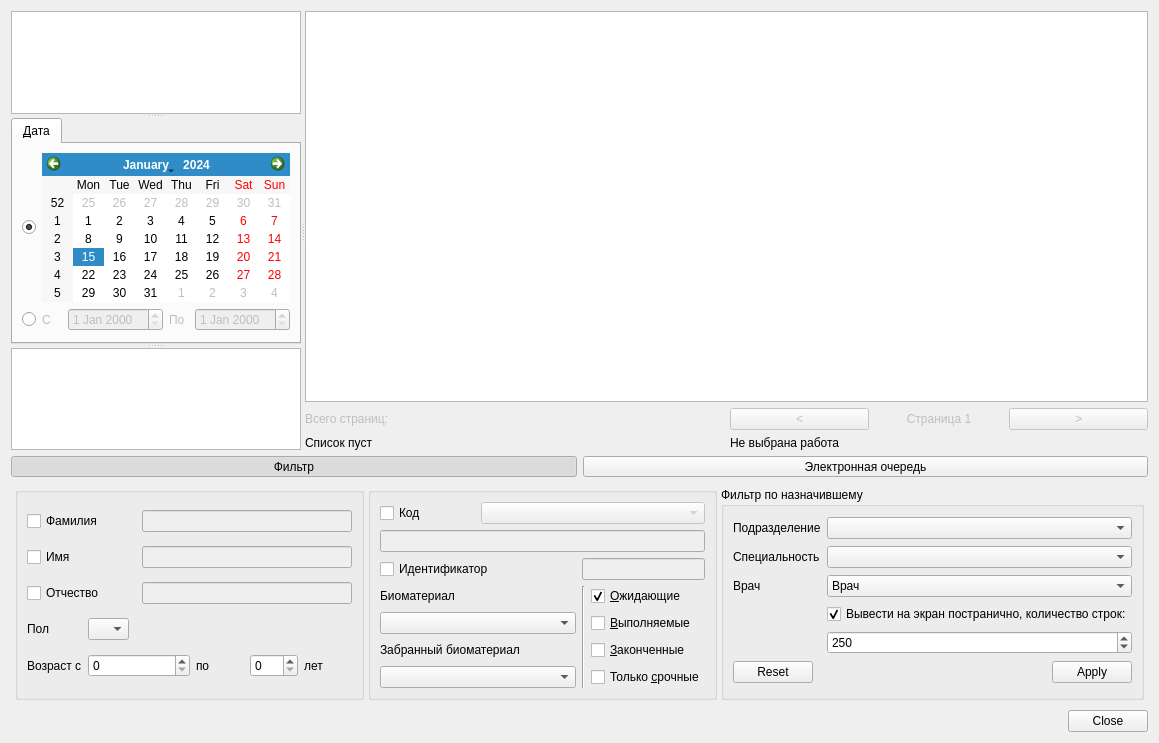
<?xml version="1.0" encoding="UTF-8"?>
<ui version="4.0">
 <class>JobsOperatingDialog</class>
 <widget class="QDialog" name="JobsOperatingDialog">
  <property name="windowModality">
   <enum>Qt::NonModal</enum>
  </property>
  <property name="geometry">
   <rect>
    <x>0</x>
    <y>0</y>
    <width>1159</width>
    <height>743</height>
   </rect>
  </property>
  <property name="sizePolicy">
   <sizepolicy hsizetype="Preferred" vsizetype="Maximum">
    <horstretch>0</horstretch>
    <verstretch>0</verstretch>
   </sizepolicy>
  </property>
  <property name="maximumSize">
   <size>
    <width>16777215</width>
    <height>16777215</height>
   </size>
  </property>
  <property name="windowTitle">
   <string>Выполнение работ</string>
  </property>
  <layout class="QVBoxLayout" name="verticalLayout_3">
   <item>
    <widget class="QSplitter" name="splitter_2">
     <property name="orientation">
      <enum>Qt::Horizontal</enum>
     </property>
     <widget class="QWidget" name="pnlFilter" native="true">
      <property name="enabled">
       <bool>true</bool>
      </property>
      <property name="sizePolicy">
       <sizepolicy hsizetype="Preferred" vsizetype="Preferred">
        <horstretch>1</horstretch>
        <verstretch>0</verstretch>
       </sizepolicy>
      </property>
      <layout class="QVBoxLayout" name="verticalLayout">
       <property name="spacing">
        <number>0</number>
       </property>
       <property name="sizeConstraint">
        <enum>QLayout::SetMaximumSize</enum>
       </property>
       <property name="margin">
        <number>0</number>
       </property>
       <item>
        <layout class="QVBoxLayout" name="verticalLayout_2">
         <item>
          <widget class="QWidget" name="pnlSmartFilter" native="true">
           <layout class="QVBoxLayout" name="verticalLayout_4">
            <property name="spacing">
             <number>4</number>
            </property>
            <property name="margin">
             <number>0</number>
            </property>
            <item>
             <widget class="QSplitter" name="splitter">
              <property name="orientation">
               <enum>Qt::Vertical</enum>
              </property>
              <widget class="QTreeView" name="treeOrgStructure">
               <property name="sizePolicy">
                <sizepolicy hsizetype="Expanding" vsizetype="Expanding">
                 <horstretch>0</horstretch>
                 <verstretch>10</verstretch>
                </sizepolicy>
               </property>
              </widget>
              <widget class="QTabWidget" name="tabDateClientFilter">
               <property name="currentIndex">
                <number>0</number>
               </property>
               <widget class="QWidget" name="tabDateFilter">
                <attribute name="title">
                 <string>&amp;Дата</string>
                </attribute>
                <layout class="QGridLayout" name="gridLayout_2">
                 <item row="1" column="1">
                  <widget class="CCalendarWidget" name="calendar">
                   <property name="sizePolicy">
                    <sizepolicy hsizetype="Preferred" vsizetype="Fixed">
                     <horstretch>0</horstretch>
                     <verstretch>0</verstretch>
                    </sizepolicy>
                   </property>
                   <property name="firstDayOfWeek">
                    <enum>Qt::Monday</enum>
                   </property>
                   <property name="gridVisible">
                    <bool>false</bool>
                   </property>
                  </widget>
                 </item>
                 <item row="2" column="1">
                  <widget class="QWidget" name="pnlDateRange" native="true">
                   <property name="enabled">
                    <bool>false</bool>
                   </property>
                   <layout class="QHBoxLayout" name="horizontalLayout">
                    <property name="margin">
                     <number>0</number>
                    </property>
                    <item>
                     <widget class="QLabel" name="lblDateRangeFrom">
                      <property name="enabled">
                       <bool>false</bool>
                      </property>
                      <property name="text">
                       <string>С</string>
                      </property>
                     </widget>
                    </item>
                    <item>
                     <widget class="CDateEdit" name="edtDateRangeFrom">
                      <property name="enabled">
                       <bool>false</bool>
                      </property>
                     </widget>
                    </item>
                    <item>
                     <widget class="QLabel" name="lblDateRangeTo">
                      <property name="enabled">
                       <bool>false</bool>
                      </property>
                      <property name="text">
                       <string>По</string>
                      </property>
                     </widget>
                    </item>
                    <item>
                     <widget class="CDateEdit" name="edtDateRangeTo">
                      <property name="enabled">
                       <bool>false</bool>
                      </property>
                     </widget>
                    </item>
                   </layout>
                  </widget>
                 </item>
                 <item row="1" column="0">
                  <widget class="QRadioButton" name="btnCalendarDate">
                   <property name="text">
                    <string/>
                   </property>
                   <property name="checkable">
                    <bool>true</bool>
                   </property>
                   <property name="checked">
                    <bool>true</bool>
                   </property>
                  </widget>
                 </item>
                 <item row="2" column="0">
                  <widget class="QRadioButton" name="btnDateRange">
                   <property name="text">
                    <string/>
                   </property>
                  </widget>
                 </item>
                </layout>
               </widget>
              </widget>
              <widget class="CTableView" name="tblJobTypes">
               <property name="sizePolicy">
                <sizepolicy hsizetype="Expanding" vsizetype="Expanding">
                 <horstretch>0</horstretch>
                 <verstretch>10</verstretch>
                </sizepolicy>
               </property>
              </widget>
             </widget>
            </item>
           </layout>
          </widget>
         </item>
        </layout>
       </item>
      </layout>
     </widget>
     <widget class="QWidget" name="pnlJobTickets" native="true">
      <property name="sizePolicy">
       <sizepolicy hsizetype="Preferred" vsizetype="Preferred">
        <horstretch>10</horstretch>
        <verstretch>0</verstretch>
       </sizepolicy>
      </property>
      <layout class="QGridLayout" name="gridLayout_4">
       <property name="margin">
        <number>0</number>
       </property>
       <item row="4" column="2">
        <widget class="QLabel" name="lblSuperviseInfo">
         <property name="text">
          <string>Не выбрана работа</string>
         </property>
        </widget>
       </item>
       <item row="0" column="1" colspan="2">
        <widget class="CJobTicketsView" name="tblJobTickets">
         <property name="sizePolicy">
          <sizepolicy hsizetype="Expanding" vsizetype="Expanding">
           <horstretch>0</horstretch>
           <verstretch>0</verstretch>
          </sizepolicy>
         </property>
        </widget>
       </item>
       <item row="4" column="1">
        <widget class="QLabel" name="lblTicketsCount">
         <property name="text">
          <string>Список пуст</string>
         </property>
        </widget>
       </item>
       <item row="3" column="2">
        <layout class="QGridLayout" name="gridLayout_3" columnstretch="0,0,0,0">
         <property name="horizontalSpacing">
          <number>1</number>
         </property>
         <property name="rightMargin">
          <number>0</number>
         </property>
         <item row="0" column="2">
          <widget class="QLabel" name="lblCurrentTablePage">
           <property name="enabled">
            <bool>false</bool>
           </property>
           <property name="minimumSize">
            <size>
             <width>100</width>
             <height>0</height>
            </size>
           </property>
           <property name="text">
            <string>Страница 1</string>
           </property>
           <property name="alignment">
            <set>Qt::AlignCenter</set>
           </property>
          </widget>
         </item>
         <item row="0" column="3">
          <widget class="QPushButton" name="btnNextTablePage">
           <property name="enabled">
            <bool>false</bool>
           </property>
           <property name="text">
            <string>&gt;</string>
           </property>
          </widget>
         </item>
         <item row="0" column="1">
          <widget class="QPushButton" name="btnPrevTablePage">
           <property name="enabled">
            <bool>false</bool>
           </property>
           <property name="text">
            <string>&lt;</string>
           </property>
          </widget>
         </item>
        </layout>
       </item>
       <item row="3" column="1">
        <widget class="QLabel" name="lblMaxTablePagesCount">
         <property name="enabled">
          <bool>false</bool>
         </property>
         <property name="text">
          <string>Всего страниц: </string>
         </property>
        </widget>
       </item>
      </layout>
     </widget>
    </widget>
   </item>
   <item>
    <layout class="QHBoxLayout" name="horizontalLayout_2">
     <item>
      <widget class="QToolButton" name="btnEnableStaticFilter">
       <property name="sizePolicy">
        <sizepolicy hsizetype="Preferred" vsizetype="Fixed">
         <horstretch>0</horstretch>
         <verstretch>0</verstretch>
        </sizepolicy>
       </property>
       <property name="text">
        <string>Фильтр</string>
       </property>
       <property name="checkable">
        <bool>true</bool>
       </property>
       <property name="checked">
        <bool>true</bool>
       </property>
       <property name="autoExclusive">
        <bool>false</bool>
       </property>
      </widget>
     </item>
     <item>
      <widget class="QToolButton" name="btnEnableEQueue">
       <property name="sizePolicy">
        <sizepolicy hsizetype="Preferred" vsizetype="Fixed">
         <horstretch>0</horstretch>
         <verstretch>0</verstretch>
        </sizepolicy>
       </property>
       <property name="text">
        <string>Электронная очередь</string>
       </property>
       <property name="checkable">
        <bool>true</bool>
       </property>
       <property name="autoExclusive">
        <bool>false</bool>
       </property>
      </widget>
     </item>
    </layout>
   </item>
   <item>
    <widget class="QStackedWidget" name="grpStaticFilter">
     <property name="sizePolicy">
      <sizepolicy hsizetype="Preferred" vsizetype="Fixed">
       <horstretch>0</horstretch>
       <verstretch>0</verstretch>
      </sizepolicy>
     </property>
     <property name="minimumSize">
      <size>
       <width>0</width>
       <height>0</height>
      </size>
     </property>
     <property name="currentIndex">
      <number>0</number>
     </property>
     <widget class="QWidget" name="grpStaticFilterPage1">
      <layout class="QGridLayout" name="gridLayout">
       <property name="sizeConstraint">
        <enum>QLayout::SetDefaultConstraint</enum>
       </property>
       <property name="margin">
        <number>4</number>
       </property>
       <property name="spacing">
        <number>4</number>
       </property>
       <item row="10" column="2">
        <widget class="QGroupBox" name="grpPersonFilter">
         <property name="sizePolicy">
          <sizepolicy hsizetype="Preferred" vsizetype="Preferred">
           <horstretch>0</horstretch>
           <verstretch>0</verstretch>
          </sizepolicy>
         </property>
         <property name="title">
          <string>Фильтр по назначившему</string>
         </property>
         <layout class="QGridLayout" name="gridLayout_8">
          <item row="0" column="0">
           <widget class="QLabel" name="lblOrgStructure">
            <property name="sizePolicy">
             <sizepolicy hsizetype="Maximum" vsizetype="Preferred">
              <horstretch>0</horstretch>
              <verstretch>0</verstretch>
             </sizepolicy>
            </property>
            <property name="text">
             <string>Подразделение</string>
            </property>
           </widget>
          </item>
          <item row="0" column="1">
           <widget class="COrgStructureComboBox" name="cmbOrgStructure"/>
          </item>
          <item row="1" column="0">
           <widget class="QLabel" name="lblSpeciality">
            <property name="text">
             <string>Специальность</string>
            </property>
           </widget>
          </item>
          <item row="1" column="1">
           <widget class="CRBComboBox" name="cmbSpeciality">
            <property name="whatsThis">
             <string>&lt;html&gt;&lt;head&gt;&lt;meta name=&quot;qrichtext&quot; content=&quot;1&quot; /&gt;&lt;style type=&quot;text/css&quot;&gt;
p, li { white-space: pre-wrap; }
&lt;/style&gt;&lt;/head&gt;&lt;body style=&quot; font-family:'MS Shell Dlg 2'; font-size:8.25pt; font-weight:400; font-style:normal;&quot;&gt;
&lt;p style=&quot;-qt-paragraph-type:empty; margin-top:0px; margin-bottom:0px; margin-left:0px; margin-right:0px; -qt-block-indent:0; text-indent:0px;&quot;&gt;&lt;/p&gt;&lt;/body&gt;&lt;/html&gt;</string>
            </property>
           </widget>
          </item>
          <item row="2" column="0">
           <widget class="QLabel" name="lblPerson">
            <property name="sizePolicy">
             <sizepolicy hsizetype="Maximum" vsizetype="Preferred">
              <horstretch>0</horstretch>
              <verstretch>0</verstretch>
             </sizepolicy>
            </property>
            <property name="text">
             <string>Врач</string>
            </property>
           </widget>
          </item>
          <item row="2" column="1">
           <widget class="CPersonComboBoxEx" name="cmbPerson">
            <item>
             <property name="text">
              <string>Врач</string>
             </property>
            </item>
           </widget>
          </item>
          <item row="3" column="1">
           <widget class="QCheckBox" name="chkFilterListLength">
            <property name="enabled">
             <bool>true</bool>
            </property>
            <property name="text">
             <string>Вывести на экран постранично, количество строк:</string>
            </property>
            <property name="checked">
             <bool>true</bool>
            </property>
           </widget>
          </item>
          <item row="4" column="1">
           <widget class="QSpinBox" name="edtFilterListLength">
            <property name="maximum">
             <number>1000000000</number>
            </property>
            <property name="value">
             <number>250</number>
            </property>
           </widget>
          </item>
          <item row="5" column="0" colspan="2">
           <widget class="QDialogButtonBox" name="buttonBoxFilter">
            <property name="orientation">
             <enum>Qt::Horizontal</enum>
            </property>
            <property name="standardButtons">
             <set>QDialogButtonBox::Apply|QDialogButtonBox::Reset</set>
            </property>
           </widget>
          </item>
         </layout>
        </widget>
       </item>
       <item row="10" column="0">
        <widget class="QGroupBox" name="groupBox_2">
         <layout class="QGridLayout" name="gridLayout_6">
          <item row="0" column="0" colspan="2">
           <widget class="QCheckBox" name="chkClientLastName">
            <property name="text">
             <string>Фамилия</string>
            </property>
           </widget>
          </item>
          <item row="0" column="2" colspan="4">
           <widget class="QLineEdit" name="edtClientLastName">
            <property name="enabled">
             <bool>false</bool>
            </property>
           </widget>
          </item>
          <item row="1" column="0" colspan="2">
           <widget class="QCheckBox" name="chkClientFirstName">
            <property name="text">
             <string>Имя</string>
            </property>
           </widget>
          </item>
          <item row="1" column="2" colspan="4">
           <widget class="QLineEdit" name="edtClientFirstName">
            <property name="enabled">
             <bool>false</bool>
            </property>
           </widget>
          </item>
          <item row="2" column="0" colspan="2">
           <widget class="QCheckBox" name="chkClientPatrName">
            <property name="text">
             <string>Отчество</string>
            </property>
           </widget>
          </item>
          <item row="2" column="2" colspan="4">
           <widget class="QLineEdit" name="edtClientPatrName">
            <property name="enabled">
             <bool>false</bool>
            </property>
           </widget>
          </item>
          <item row="3" column="0">
           <widget class="QLabel" name="lblSex">
            <property name="sizePolicy">
             <sizepolicy hsizetype="Maximum" vsizetype="Preferred">
              <horstretch>0</horstretch>
              <verstretch>0</verstretch>
             </sizepolicy>
            </property>
            <property name="text">
             <string>Пол</string>
            </property>
           </widget>
          </item>
          <item row="3" column="1" colspan="2">
           <widget class="QComboBox" name="cmbSex">
            <property name="sizePolicy">
             <sizepolicy hsizetype="Maximum" vsizetype="Fixed">
              <horstretch>0</horstretch>
              <verstretch>0</verstretch>
             </sizepolicy>
            </property>
            <item>
             <property name="text">
              <string/>
             </property>
            </item>
            <item>
             <property name="text">
              <string>М</string>
             </property>
            </item>
            <item>
             <property name="text">
              <string>Ж</string>
             </property>
            </item>
           </widget>
          </item>
          <item row="4" column="0">
           <widget class="QLabel" name="lblAge">
            <property name="sizePolicy">
             <sizepolicy hsizetype="Maximum" vsizetype="Preferred">
              <horstretch>0</horstretch>
              <verstretch>0</verstretch>
             </sizepolicy>
            </property>
            <property name="text">
             <string>Возраст с</string>
            </property>
           </widget>
          </item>
          <item row="4" column="1" colspan="2">
           <widget class="QSpinBox" name="edtAgeFrom">
            <property name="sizePolicy">
             <sizepolicy hsizetype="Preferred" vsizetype="Fixed">
              <horstretch>0</horstretch>
              <verstretch>0</verstretch>
             </sizepolicy>
            </property>
            <property name="maximum">
             <number>150</number>
            </property>
           </widget>
          </item>
          <item row="4" column="3">
           <widget class="QLabel" name="lblAgeTo">
            <property name="text">
             <string>по</string>
            </property>
           </widget>
          </item>
          <item row="4" column="4">
           <widget class="QSpinBox" name="edtAgeTo">
            <property name="sizePolicy">
             <sizepolicy hsizetype="Preferred" vsizetype="Fixed">
              <horstretch>0</horstretch>
              <verstretch>0</verstretch>
             </sizepolicy>
            </property>
            <property name="maximum">
             <number>150</number>
            </property>
           </widget>
          </item>
          <item row="4" column="5">
           <widget class="QLabel" name="lblAgeYears">
            <property name="text">
             <string>лет</string>
            </property>
           </widget>
          </item>
         </layout>
        </widget>
       </item>
       <item row="10" column="1">
        <widget class="QGroupBox" name="groupBox_3">
         <property name="title">
          <string/>
         </property>
         <layout class="QGridLayout" name="gridLayout_7">
          <item row="0" column="0">
           <widget class="QCheckBox" name="chkClientId">
            <property name="sizePolicy">
             <sizepolicy hsizetype="Minimum" vsizetype="Fixed">
              <horstretch>0</horstretch>
              <verstretch>0</verstretch>
             </sizepolicy>
            </property>
            <property name="text">
             <string>Код</string>
            </property>
           </widget>
          </item>
          <item row="0" column="1" colspan="3">
           <widget class="CRBComboBox" name="cmbClientAccountingSystem">
            <property name="enabled">
             <bool>false</bool>
            </property>
            <property name="sizePolicy">
             <sizepolicy hsizetype="Preferred" vsizetype="Fixed">
              <horstretch>0</horstretch>
              <verstretch>0</verstretch>
             </sizepolicy>
            </property>
           </widget>
          </item>
          <item row="1" column="0" colspan="4">
           <widget class="QLineEdit" name="edtClientId">
            <property name="enabled">
             <bool>false</bool>
            </property>
            <property name="inputMask">
             <string/>
            </property>
            <property name="maxLength">
             <number>32767</number>
            </property>
           </widget>
          </item>
          <item row="2" column="0" colspan="2">
           <widget class="QCheckBox" name="chkJobTicketId">
            <property name="text">
             <string>Идентификатор</string>
            </property>
           </widget>
          </item>
          <item row="2" column="2" colspan="2">
           <widget class="QLineEdit" name="edtJobTicketId">
            <property name="enabled">
             <bool>false</bool>
            </property>
           </widget>
          </item>
          <item row="3" column="0" colspan="2">
           <widget class="QLabel" name="lblTissueType">
            <property name="text">
             <string>Биоматериал</string>
            </property>
           </widget>
          </item>
          <item row="3" column="2" rowspan="4">
           <widget class="Line" name="line">
            <property name="orientation">
             <enum>Qt::Vertical</enum>
            </property>
           </widget>
          </item>
          <item row="3" column="3">
           <widget class="QCheckBox" name="chkAwaiting">
            <property name="sizePolicy">
             <sizepolicy hsizetype="Preferred" vsizetype="Minimum">
              <horstretch>0</horstretch>
              <verstretch>0</verstretch>
             </sizepolicy>
            </property>
            <property name="text">
             <string>&amp;Ожидающие</string>
            </property>
            <property name="checked">
             <bool>true</bool>
            </property>
           </widget>
          </item>
          <item row="4" column="0" colspan="2">
           <widget class="CRBComboBox" name="cmbTissueType"/>
          </item>
          <item row="4" column="3">
           <widget class="QCheckBox" name="chkInProgress">
            <property name="sizePolicy">
             <sizepolicy hsizetype="Preferred" vsizetype="Minimum">
              <horstretch>0</horstretch>
              <verstretch>0</verstretch>
             </sizepolicy>
            </property>
            <property name="autoFillBackground">
             <bool>false</bool>
            </property>
            <property name="text">
             <string>&amp;Выполняемые</string>
            </property>
           </widget>
          </item>
          <item row="5" column="0" colspan="2">
           <widget class="QLabel" name="lblTakenTissueType">
            <property name="text">
             <string>Забранный биоматериал</string>
            </property>
           </widget>
          </item>
          <item row="5" column="3">
           <widget class="QCheckBox" name="chkDone">
            <property name="sizePolicy">
             <sizepolicy hsizetype="Preferred" vsizetype="Minimum">
              <horstretch>0</horstretch>
              <verstretch>0</verstretch>
             </sizepolicy>
            </property>
            <property name="text">
             <string>&amp;Законченные</string>
            </property>
           </widget>
          </item>
          <item row="6" column="0" colspan="2">
           <widget class="CRBComboBox" name="cmbTakenTissueType"/>
          </item>
          <item row="6" column="3">
           <widget class="QCheckBox" name="chkOnlyUrgent">
            <property name="text">
             <string>Только &amp;срочные</string>
            </property>
           </widget>
          </item>
         </layout>
        </widget>
       </item>
      </layout>
     </widget>
     <widget class="QWidget" name="grbEQueueControlWidget">
      <layout class="QGridLayout" name="gridLayout_5">
       <item row="0" column="0">
        <widget class="CEQControlWidget" name="eqControlWidget" native="true"/>
       </item>
      </layout>
     </widget>
    </widget>
   </item>
   <item>
    <widget class="QDialogButtonBox" name="buttonBox">
     <property name="standardButtons">
      <set>QDialogButtonBox::Close</set>
     </property>
    </widget>
   </item>
  </layout>
 </widget>
 <customwidgets>
  <customwidget>
   <class>CDateEdit</class>
   <extends>QDateEdit</extends>
   <header>library/DateEdit.h</header>
  </customwidget>
  <customwidget>
   <class>CTableView</class>
   <extends>QTableView</extends>
   <header>library/TableView.h</header>
  </customwidget>
  <customwidget>
   <class>COrgStructureComboBox</class>
   <extends>QComboBox</extends>
   <header>Orgs/OrgStructComboBoxes</header>
  </customwidget>
  <customwidget>
   <class>CPersonComboBoxEx</class>
   <extends>QComboBox</extends>
   <header>Orgs/PersonComboBoxEx.h</header>
  </customwidget>
  <customwidget>
   <class>CRBComboBox</class>
   <extends>QComboBox</extends>
   <header>library/crbcombobox.h</header>
  </customwidget>
  <customwidget>
   <class>CEQControlWidget</class>
   <extends>QWidget</extends>
   <header>library/ElectronicQueue/EQControl.h</header>
   <container>1</container>
  </customwidget>
  <customwidget>
   <class>CCalendarWidget</class>
   <extends>QCalendarWidget</extends>
   <header location="global">library.calendar</header>
  </customwidget>
  <customwidget>
   <class>CJobTicketsView</class>
   <extends>QTableView</extends>
   <header>Resources/JobTicketsView.h</header>
  </customwidget>
 </customwidgets>
 <tabstops>
  <tabstop>btnCalendarDate</tabstop>
  <tabstop>btnDateRange</tabstop>
  <tabstop>edtDateRangeFrom</tabstop>
  <tabstop>edtDateRangeTo</tabstop>
  <tabstop>chkClientLastName</tabstop>
  <tabstop>edtClientLastName</tabstop>
  <tabstop>chkClientFirstName</tabstop>
  <tabstop>edtClientFirstName</tabstop>
  <tabstop>chkClientPatrName</tabstop>
  <tabstop>edtClientPatrName</tabstop>
  <tabstop>cmbSex</tabstop>
  <tabstop>edtAgeFrom</tabstop>
  <tabstop>edtAgeTo</tabstop>
  <tabstop>chkClientId</tabstop>
  <tabstop>cmbClientAccountingSystem</tabstop>
  <tabstop>edtClientId</tabstop>
  <tabstop>chkJobTicketId</tabstop>
  <tabstop>edtJobTicketId</tabstop>
  <tabstop>cmbTissueType</tabstop>
  <tabstop>cmbTakenTissueType</tabstop>
  <tabstop>chkAwaiting</tabstop>
  <tabstop>chkInProgress</tabstop>
  <tabstop>chkDone</tabstop>
  <tabstop>chkOnlyUrgent</tabstop>
  <tabstop>cmbOrgStructure</tabstop>
  <tabstop>cmbSpeciality</tabstop>
  <tabstop>cmbPerson</tabstop>
  <tabstop>chkFilterListLength</tabstop>
  <tabstop>edtFilterListLength</tabstop>
  <tabstop>buttonBoxFilter</tabstop>
  <tabstop>btnEnableEQueue</tabstop>
  <tabstop>buttonBox</tabstop>
  <tabstop>treeOrgStructure</tabstop>
  <tabstop>calendar</tabstop>
  <tabstop>tblJobTickets</tabstop>
  <tabstop>tabDateClientFilter</tabstop>
  <tabstop>tblJobTypes</tabstop>
 </tabstops>
 <resources/>
 <connections>
  <connection>
   <sender>buttonBox</sender>
   <signal>rejected()</signal>
   <receiver>JobsOperatingDialog</receiver>
   <slot>reject()</slot>
   <hints>
    <hint type="sourcelabel">
     <x>786</x>
     <y>803</y>
    </hint>
    <hint type="destinationlabel">
     <x>801</x>
     <y>728</y>
    </hint>
   </hints>
  </connection>
  <connection>
   <sender>btnCalendarDate</sender>
   <signal>toggled(bool)</signal>
   <receiver>calendar</receiver>
   <slot>setEnabled(bool)</slot>
   <hints>
    <hint type="sourcelabel">
     <x>39</x>
     <y>220</y>
    </hint>
    <hint type="destinationlabel">
     <x>155</x>
     <y>227</y>
    </hint>
   </hints>
  </connection>
  <connection>
   <sender>btnCalendarDate</sender>
   <signal>toggled(bool)</signal>
   <receiver>pnlDateRange</receiver>
   <slot>setDisabled(bool)</slot>
   <hints>
    <hint type="sourcelabel">
     <x>39</x>
     <y>220</y>
    </hint>
    <hint type="destinationlabel">
     <x>167</x>
     <y>319</y>
    </hint>
   </hints>
  </connection>
  <connection>
   <sender>btnDateRange</sender>
   <signal>toggled(bool)</signal>
   <receiver>lblDateRangeFrom</receiver>
   <slot>setEnabled(bool)</slot>
   <hints>
    <hint type="sourcelabel">
     <x>39</x>
     <y>317</y>
    </hint>
    <hint type="destinationlabel">
     <x>63</x>
     <y>319</y>
    </hint>
   </hints>
  </connection>
  <connection>
   <sender>btnDateRange</sender>
   <signal>toggled(bool)</signal>
   <receiver>lblDateRangeTo</receiver>
   <slot>setEnabled(bool)</slot>
   <hints>
    <hint type="sourcelabel">
     <x>39</x>
     <y>317</y>
    </hint>
    <hint type="destinationlabel">
     <x>321</x>
     <y>319</y>
    </hint>
   </hints>
  </connection>
  <connection>
   <sender>btnDateRange</sender>
   <signal>toggled(bool)</signal>
   <receiver>edtDateRangeFrom</receiver>
   <slot>setEnabled(bool)</slot>
   <hints>
    <hint type="sourcelabel">
     <x>39</x>
     <y>317</y>
    </hint>
    <hint type="destinationlabel">
     <x>217</x>
     <y>319</y>
    </hint>
   </hints>
  </connection>
  <connection>
   <sender>btnDateRange</sender>
   <signal>toggled(bool)</signal>
   <receiver>edtDateRangeTo</receiver>
   <slot>setEnabled(bool)</slot>
   <hints>
    <hint type="sourcelabel">
     <x>39</x>
     <y>317</y>
    </hint>
    <hint type="destinationlabel">
     <x>414</x>
     <y>319</y>
    </hint>
   </hints>
  </connection>
  <connection>
   <sender>chkClientFirstName</sender>
   <signal>toggled(bool)</signal>
   <receiver>edtClientFirstName</receiver>
   <slot>setEnabled(bool)</slot>
   <hints>
    <hint type="sourcelabel">
     <x>60</x>
     <y>764</y>
    </hint>
    <hint type="destinationlabel">
     <x>212</x>
     <y>764</y>
    </hint>
   </hints>
  </connection>
  <connection>
   <sender>chkClientLastName</sender>
   <signal>toggled(bool)</signal>
   <receiver>edtClientLastName</receiver>
   <slot>setEnabled(bool)</slot>
   <hints>
    <hint type="sourcelabel">
     <x>60</x>
     <y>738</y>
    </hint>
    <hint type="destinationlabel">
     <x>212</x>
     <y>738</y>
    </hint>
   </hints>
  </connection>
  <connection>
   <sender>chkClientPatrName</sender>
   <signal>toggled(bool)</signal>
   <receiver>edtClientPatrName</receiver>
   <slot>setEnabled(bool)</slot>
   <hints>
    <hint type="sourcelabel">
     <x>60</x>
     <y>790</y>
    </hint>
    <hint type="destinationlabel">
     <x>212</x>
     <y>790</y>
    </hint>
   </hints>
  </connection>
  <connection>
   <sender>chkClientId</sender>
   <signal>toggled(bool)</signal>
   <receiver>cmbClientAccountingSystem</receiver>
   <slot>setEnabled(bool)</slot>
   <hints>
    <hint type="sourcelabel">
     <x>405</x>
     <y>727</y>
    </hint>
    <hint type="destinationlabel">
     <x>538</x>
     <y>727</y>
    </hint>
   </hints>
  </connection>
  <connection>
   <sender>chkClientId</sender>
   <signal>toggled(bool)</signal>
   <receiver>edtClientId</receiver>
   <slot>setEnabled(bool)</slot>
   <hints>
    <hint type="sourcelabel">
     <x>405</x>
     <y>727</y>
    </hint>
    <hint type="destinationlabel">
     <x>487</x>
     <y>753</y>
    </hint>
   </hints>
  </connection>
 </connections>
</ui>
